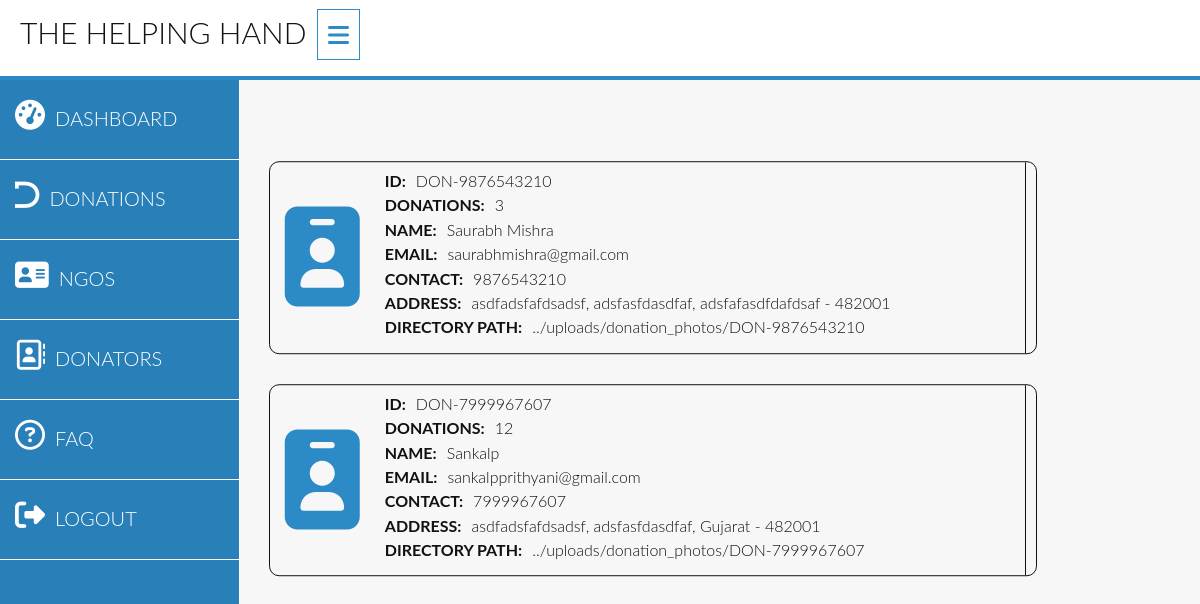
The page /admin/donators.php on the database as committed earlier.
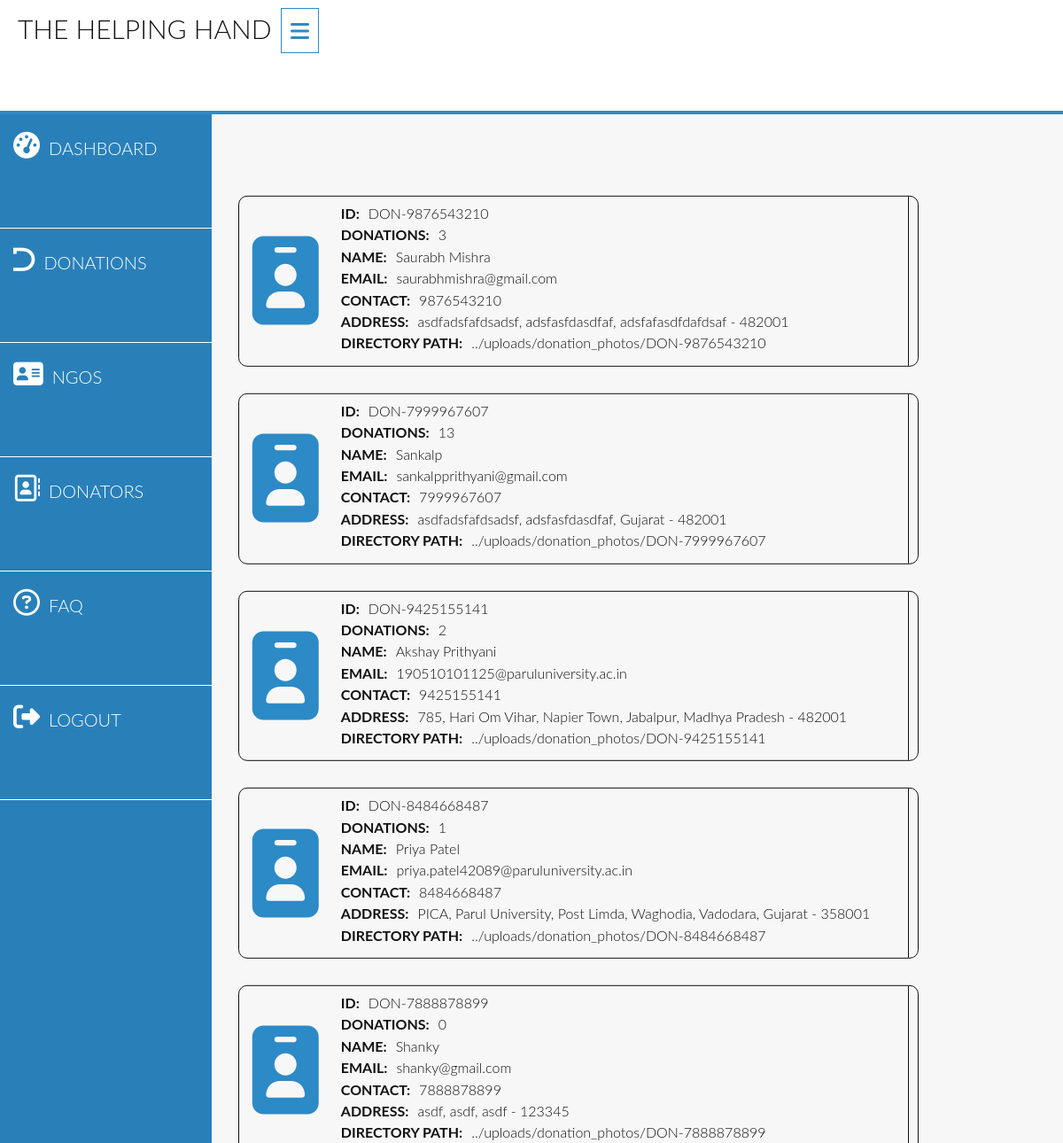
The same page on the database as committed later.
### tables this page shows
CREATE TABLE IF NOT EXISTS `donatorcred` (
  `id` varchar(16) NOT NULL,
  `username` varchar(40) NOT NULL,
  `pass` varchar(255) NOT NULL,
  `dob` date DEFAULT NULL,
  `email` varchar(150) NOT NULL,
  `contact` bigint NOT NULL,
  `address` varchar(150) NOT NULL,
  `city` varchar(40) NOT NULL,
  `state` varchar(40) NOT NULL,
  `pinCode` int NOT NULL,
  `directory` text NOT NULL,
  `donations` int NOT NULL DEFAULT '0',
  `emailVerified` bit(1) NOT NULL DEFAULT b'0',
  PRIMARY KEY (`id`),
  UNIQUE KEY `email` (`email`),
  UNIQUE KEY `contact` (`contact`)
);

### admin/donators.php (the view, shortened to what this page needs)
<?php
    include '../php/connection.php';
?>
<!doctype html>
<html class="no-js" lang="">
<head>
    <link rel="stylesheet" href="../css/normalize.css">
    <link rel="stylesheet" href="../css/Grid.css">
    <link rel="stylesheet" href="../css/adminPanel.css">
</head>
<body>
    <header>
        <?php include "php/header.php" ?>
    </header>
    <section class="row admin-panel-section">
        <div class="admin-navigation-section">
            <?php include "php/adminNavigator.php" ?>
        </div>
        <div class="admin-rest-section" id="adminDonationViewPanel">
            <div class="donator-container">
                <?php
                    if($donators = $sqlConnection->query("SELECT *FROM donatorcred;")){
                        while($arr = $donators->fetch_array()){
                            echo '<div class="donator">
                            <span class="donator-batch"><i class="fas fa-id-badge donator-batch-icon"></i></span>
                            <span class="donator-info">
                                <div>
                                    <span>ID: </span>
                                    <span>'.$arr[0].'</span>
                                </div>
                                <div>
                                    <span>Donations: </span>
                                    <span>'.$arr[11].'</span>
                                </div>
                                <div>
                                    <span>Name: </span>
                                    <span>'.$arr[1].'</span>
                                </div>
                                <div>
                                    <span>Email: </span>
                                    <span>'.$arr[4].'</span>
                                </div>
                                <div>
                                    <span>Contact: </span>
                                    <span>'.$arr[5].'</span>
                                </div>
                                <div>
                                    <span>Address: </span>
                                    <span>'.$arr[6].', '.$arr[7].', '.$arr[8].' - '.$arr[9].'</span>
                                </div>
                                <div>
                                    <span>Directory Path: </span>
                                    <span>'.$arr[10].'</span>
                                </div>
                            </span>
                        </div>';
                        }
                    }
                ?>
            </div>
        </div>
    </section>
</body>
</html>

Rows that differ between the two databases and show on the page:
changed donatorcred "DON-7999967607": donations "12" → "13"
added donatorcred: id "DON-9425155141", donations "2", username "Akshay Prithyani", email "190510101125@paruluniversity.ac.in", contact "9425155141", address "785, Hari Om Vihar, Napier Town", city "Jabalpur", state "Madhya Pradesh", pinCode "482001", directory "../uploads/donation_photos/DON-9425155141"
added donatorcred: id "DON-8484668487", donations "1", username "Priya Patel", email "priya.patel42089@paruluniversity.ac.in", contact "8484668487", address "PICA, Parul University, Post Limda, Waghodia", city "Vadodara", state "Gujarat", pinCode "358001", directory "../uploads/donation_photos/DON-8484668487"
added donatorcred: id "DON-7888878899", donations "0", username "Shanky", email "shanky@gmail.com", contact "7888878899", address "asdf", city "asdf", state "asdf", pinCode "123345", directory "../uploads/donation_photos/DON-7888878899"
